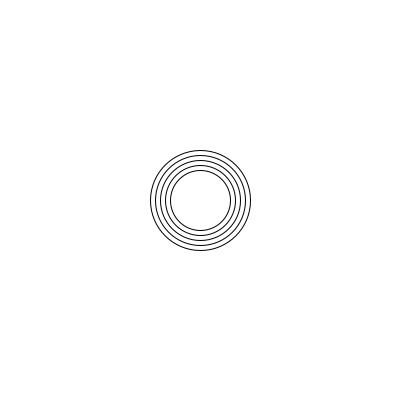
Frame 1 (no input)
Frame 60 (the mouse pressed at the canvas centre just before this capture): identical to frame 1, image omitted
Frame 120 (the mouse held since frame 60 and released just before this capture): identical to frame 1, image omitted

The Processing sketch that drew this single still picture (run headless with seeded random() and noise(); from frame 60 on, the mouse is pressed at the canvas centre):

// Processing sketch: sketch_9_6
// ── sketch_9_6.pde
void setup(){
  size(400,400);
}

void draw(){
  background(255,255,255);
  int sizeC = 100;
  
  for(int i = 0; i < 5; i++){
    ellipse(200,200,sizeC,sizeC);
    sizeC -= 10;
  }
}
